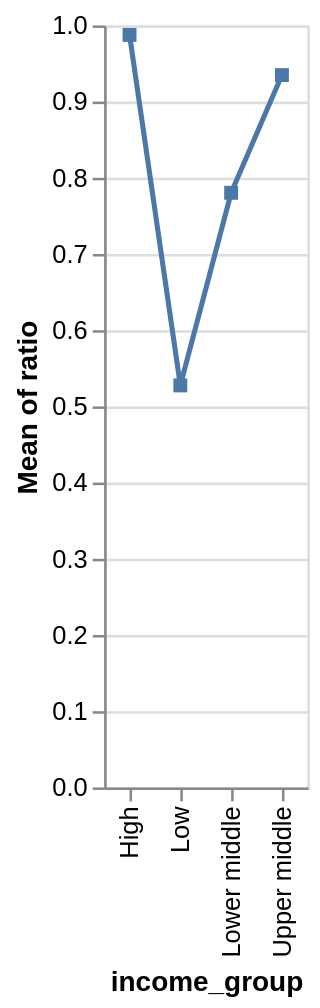

The notebook cell saved with this chart:
### Markdown cell above
<div class="alert alert-info" style="color:black">

### Question 3.1
rubric={accuracy:2,quality:1,viz:2}

<h4>
Python
</h4>
<ol type="1">
<li>Compute a new column in your dataframe that represents the ratio between the number of years in school for women and men (calculate it so that the value 1 means as many years for both, and 0.5 means half as many for women compared to men).</li>
<li>Filter the dataframe to only contain value from 1970 - 2015, since those are the years where the education data has been recorded. Again you can either create a new variable or perform the filtering as you pass the data to the plotting function.</li>
<li>Create a line plot showing how the ratio of women’s of men’s years in school has changed over time. Group the data by income group and plot the mean for each group.</li>
<li>Use layering to add a square mark for every data point in your line plot (so one per yearly mean in each group).</li>
</ol>

</div>

### Code cell
pdata['ratio'] = pdata['years_in_school_women'] / pdata['years_in_school_men']
pdata2 = pdata.query("year <= '2015-01-01' and year >= '1970-01-01'")
alt
pdata2.head(20)

#alt.data_transformers.enable("vegafusion")
base = alt.Chart(pdata2).mark_line(point=True).encode(
    x=alt.X('income_group'),
    y=alt.Y('mean(ratio)'), 
    tooltip=[ 'income_group', 'mean(ratio)']
)
lines = base.mark_line()
squares = base.mark_square()
final_chart = (lines + squares).properties().interactive()

final_chart

### Figure 1 — Vega specification as saved in the notebook (floating-point values rounded to 4 significant figures)
{"$schema": "https://vega.github.io/schema/vega/v5.json", "data": [{"name": "param_4_store"}, {"name": "source_0", "values": [{"income_group": "Low", "mean_ratio": 0.5275}, {"income_group": "Upper middle", "mean_ratio": 0.9348}, {"income_group": "Lower middle", "mean_ratio": 0.7803}, {"income_group": "High", "mean_ratio": 0.9875}]}, {"name": "data_0", "values": [{"income_group": "Low", "mean_ratio": 0.5275}, {"income_group": "Upper middle", "mean_ratio": 0.9348}, {"income_group": "Lower middle", "mean_ratio": 0.7803}, {"income_group": "High", "mean_ratio": 0.9875}]}, {"name": "source_0_x_domain_income_group_0", "values": [{"income_group": "Low"}, {"income_group": "Upper middle"}, {"income_group": "Lower middle"}, {"income_group": "High"}]}, {"name": "data_0_x_domain_income_group_1", "values": [{"income_group": "Low"}, {"income_group": "Upper middle"}, {"income_group": "Lower middle"}, {"income_group": "High"}]}], "signals": [{"name": "x_step", "value": 20}, {"name": "width", "update": "bandspace(domain('x').length, 1, 0.5) * x_step"}, {"name": "unit", "value": {}, "on": [{"events": "pointermove", "update": "isTuple(group()) ? group() : unit"}]}, {"name": "param_4", "update": "vlSelectionResolve(\"param_4_store\", \"union\")"}, {"name": "param_4_income_group", "on": [{"events": [{"source": "view", "type": "dblclick"}], "update": "null"}, {"events": {"signal": "param_4_translate_delta"}, "update": "panLinear(param_4_translate_anchor.extent_x, -param_4_translate_delta.x / width)"}, {"events": {"signal": "param_4_zoom_delta"}, "update": "zoomLinear(domain(\"x\"), param_4_zoom_anchor.x, param_4_zoom_delta)"}]}, {"name": "param_4_tuple", "on": [{"events": [{"signal": "param_4_income_group"}], "update": "param_4_income_group ? {unit: \"view_4\", fields: param_4_tuple_fields, values: [param_4_income_group]} : null"}]}, {"name": "param_4_tuple_fields", "value": [{"field": "income_group", "channel": "x", "type": "E"}]}, {"name": "param_4_translate_anchor", "value": {}, "on": [{"events": [{"source": "scope", "type": "pointerdown"}], "update": "{x: x(unit), y: y(unit), extent_x: domain(\"x\")}"}]}, {"name": "param_4_translate_delta", "value": {}, "on": [{"events": [{"source": "window", "between": [{"source": "scope", "type": "pointerdown"}, {"source": "window", "type": "pointerup"}], "type": "pointermove", "consume": true}], "update": "{x: param_4_translate_anchor.x - x(unit), y: param_4_translate_anchor.y - y(unit)}"}]}, {"name": "param_4_zoom_anchor", "on": [{"events": [{"source": "scope", "consume": true, "type": "wheel"}], "update": "{x: invert(\"x\", x(unit)), y: invert(\"y\", y(unit))}"}]}, {"name": "param_4_zoom_delta", "on": [{"events": [{"source": "scope", "consume": true, "type": "wheel"}], "update": "pow(1.001, event.deltaY * pow(16, event.deltaMode))", "force": true}]}, {"name": "param_4_modify", "on": [{"events": {"signal": "param_4_tuple"}, "update": "modify(\"param_4_store\", param_4_tuple, true)"}]}], "marks": [{"type": "line", "name": "view_4_marks", "from": {"data": "source_0"}, "sort": {"field": "x"}, "encode": {"update": {"x": {"field": "income_group", "scale": "x"}, "y": {"field": "mean_ratio", "scale": "y"}, "defined": {"signal": "isValid(datum[\"mean_ratio\"]) && isFinite(+datum[\"mean_ratio\"])"}, "tooltip": {"signal": "{\"income_group\": isValid(datum[\"income_group\"]) ? datum[\"income_group\"] : \"\"+datum[\"income_group\"], \"Mean of ratio\": format(datum[\"mean_ratio\"], \"\")}"}, "stroke": {"value": "#4c78a8"}}}, "style": ["line"], "interactive": true}, {"type": "symbol", "name": "layer_1_marks", "from": {"data": "data_0"}, "encode": {"update": {"x": {"field": "income_group", "scale": "x"}, "shape": {"value": "square"}, "y": {"field": "mean_ratio", "scale": "y"}, "fill": {"value": "#4c78a8"}, "tooltip": {"signal": "{\"income_group\": isValid(datum[\"income_group\"]) ? datum[\"income_group\"] : \"\"+datum[\"income_group\"], \"Mean of ratio\": format(datum[\"mean_ratio\"], \"\")}"}}}, "interactive": true, "style": ["square"]}], "scales": [{"name": "x", "type": "point", "domain": {"fields": [{"data": "source_0_x_domain_income_group_0", "field": "income_group"}, {"data": "data_0_x_domain_income_group_1", "field": "income_group"}], "sort": true}, "range": {"step": {"signal": "x_step"}}, "padding": 0.5}, {"name": "y", "type": "linear", "domain": {"fields": [{"data": "source_0", "field": "mean_ratio"}, {"data": "data_0", "field": "mean_ratio"}]}, "range": [{"signal": "height"}, 0], "zero": true, "nice": true}], "axes": [{"scale": "y", "domain": false, "grid": true, "orient": "left", "tickCount": {"signal": "ceil(height/40)"}, "minExtent": 0, "gridScale": "x", "labels": false, "aria": false, "ticks": false, "zindex": 0, "maxExtent": 0}, {"scale": "x", "orient": "bottom", "zindex": 0, "labelAlign": "right", "title": "income_group", "labelAngle": 270, "labelBaseline": "middle", "grid": false}, {"scale": "y", "title": "Mean of ratio", "labelOverlap": true, "grid": false, "orient": "left", "tickCount": {"signal": "ceil(height/40)"}, "zindex": 0}], "padding": 5, "height": 300, "background": "white", "style": "cell"}
